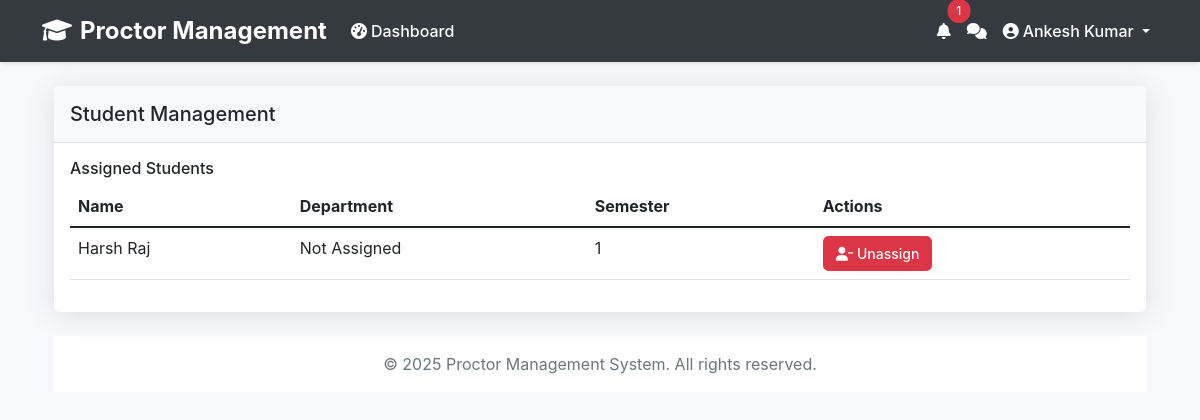
Screenshot of /teacher/students/ (signed in) with the database file from the repository.
### accounts/models.py (models this page shows, shortened)
class User(AbstractUser):
    ROLE_CHOICES = (
        ('student', 'Student'),
        ('teacher', 'Teacher'),
        ('admin', 'Admin'),
    )
    role = models.CharField(max_length=10, choices=ROLE_CHOICES, default='student')
    phone_number = models.CharField(max_length=15, blank=True, null=True)
    address = models.TextField(blank=True, null=True)
    is_email_verified = models.BooleanField(default=False)
    password_reset_token = models.CharField(max_length=32, null=True, blank=True)
    password_reset_expires = models.DateTimeField(null=True, blank=True)

### student/models.py (models this page shows, shortened)
class Student(models.Model):
    user = models.OneToOneField(settings.AUTH_USER_MODEL, on_delete=models.CASCADE)
    roll_number = models.CharField(max_length=20, unique=True)
    department = models.CharField(max_length=100)
    semester = models.IntegerField()
    assigned_proctor = models.ForeignKey('proctor.Proctor', on_delete=models.SET_NULL, null=True, related_name='assigned_students')
    created_at = models.DateTimeField(auto_now_add=True, null=True, blank=True)
    updated_at = models.DateTimeField(auto_now=True)
    date_of_birth = models.DateField(null=True, blank=True)

### teacher/views.py (the view, shortened to what this page needs)
# urls.py: path('students/', views.student_management, name='student_management'),
@login_required
def student_management(request):
    try:
        teacher = request.user.teacher
        proctor = teacher.user.proctor
    except (Teacher.DoesNotExist, Proctor.DoesNotExist):
        return redirect('teacher_dashboard')
    assigned_students = Student.objects.filter(assigned_proctor=proctor)
    all_students = Student.objects.filter(department=teacher.department)
    context = {
        'assigned_students': assigned_students,
        'all_students': all_students,
        'teacher': teacher,
    }
    return render(request, 'teacher/student_management.html', context)

### accounts/context_processors.py (called while the page is built)
def unread_notifications_count(request):
    if request.user.is_authenticated:
        count = Notification.objects.filter(user=request.user, is_read=False).count()
    else:
        count = 0
    return {'unread_notifications_count': count}

### templates/teacher/student_management.html (shortened to what this page needs)
{% extends 'accounts/base.html' %}
{% load static %}
{% block content %}
<div class="container-fluid">
    <div class="row mb-4">
        <div class="col-md-12">
            <div class="card">
                <div class="card-header">
                    <h5 class="card-title mb-0">Student Management</h5>
                </div>
                <div class="card-body">
                    <div class="row">
                        <div >
                            <h6>Assigned Students</h6>
                            <div class="table-responsive">
                                <table class="table">
                                    <thead>
                                        <tr>
                                            <th>Name</th>
                                            <th>Department</th>
                                            <th>Semester</th>
                                            <th>Actions</th>
                                        </tr>
                                    </thead>
                                    <tbody>
                                        {% for student in assigned_students %}
                                        <tr>
                                            <td>{{ student.user.get_full_name|default:student.user.username }}</td>
                                            <td>{{ student.department|default:"Not Assigned" }}</td>
                                            <td>{{ student.semester }}</td>
                                            <td>
                                                <form method="post" class="d-inline">
                                                    <button type="submit" class="btn btn-sm btn-danger">
                                                        <i class="fas fa-user-minus"></i> Unassign
                                                    </button>
                                                </form>
                                            </td>
                                        </tr>
                                        {% empty %}
                                        <tr>
                                            <td colspan="4" class="text-center">No students assigned</td>
                                        </tr>
                                        {% endfor %}
                                    </tbody>
                                </table>
                            </div>
                        </div>
            </div>
        </div>
    </div>
</div>
{% endblock %}

### accounts/templates/accounts/base.html (shortened to what this page needs)
<!DOCTYPE html>
<html lang="en">
<head>
    <link href="https://cdn.jsdelivr.net/npm/bootstrap@5.1.3/dist/css/bootstrap.min.css" rel="stylesheet">
    <link href="https://cdnjs.cloudflare.com/ajax/libs/font-awesome/6.0.0/css/all.min.css" rel="stylesheet">
</head>
<body>
    <nav class="navbar navbar-expand-lg navbar-dark">
        <div class="container">
            <a class="navbar-brand" href="{% url 'home' %}">
                <i class="fas fa-graduation-cap me-2"></i>Proctor Management
            </a>
            <div class="collapse navbar-collapse" id="navbarNav">
                <ul class="navbar-nav me-auto">
                    {% if user.is_authenticated %}
                        <li class="nav-item">
                            <a class="nav-link" href="{% url 'dashboard' %}">
                                <i class="fas fa-tachometer-alt me-1"></i>Dashboard
                            </a>
                        </li>
                    {% endif %}
                </ul>
                <ul class="navbar-nav">
                    {% if user.is_authenticated %}
                        <li class="nav-item">
                            <a class="nav-link position-relative" href="{% url 'notifications' %}">
                                <i class="fas fa-bell"></i>
                                {% if unread_notifications_count > 0 %}
                                    <span class="position-absolute top-0 start-100 translate-middle badge rounded-pill bg-danger">
                                        {{ unread_notifications_count }}
                                    </span>
                                {% endif %}
                            </a>
                        </li>
                        <li class="nav-item">
                            <a class="nav-link position-relative" href="{% if user.teacher %}{% url 'teacher_chat' %}{% elif user.student %}{% url 'student_chat' %}{% endif %}">
                                <i class="fas fa-comments"></i>
                            </a>
                        </li>
                        <li class="nav-item dropdown">
                            <a class="nav-link dropdown-toggle" href="#" id="navbarDropdown" role="button" data-bs-toggle="dropdown">
                                <i class="fas fa-user-circle me-1"></i>{{ user.get_full_name }}
                            </a>
                        </li>
                    {% endif %}
                </ul>
            </div>
        </div>
    </nav>
    <div class="container py-4">
        {% block content %}
        {% endblock %}
    </div>
    <footer class="footer mt-auto py-3 bg-white">
        <div class="container text-center">
            <span class="text-muted">© 2025 Proctor Management System. All rights reserved.</span>
        </div>
    </footer>
</body>
</html>

### accounts/templates/accounts/base.html (style rules this page uses)
:root { --primary-color: #4e73df; --secondary-color: #858796; --success-color: #1cc88a; --info-color: #36b9cc; --warning-color: #f6c23e; --danger-color: #e74a3b; }
body { font-family: 'Nunito', -apple-system, BlinkMacSystemFont, "Segoe UI", Roboto, "Helvetica Neue", Arial, sans-serif; background-color: #f8f9fc; }
.navbar { background-color: #343a40; box-shadow: 0 2px 4px rgba(0,0,0,.1); }
.navbar-brand { font-weight: 700; font-size: 1.5rem; color: white !important; }
.nav-link { font-weight: 500; padding: 0.5rem 1rem; transition: all 0.3s ease; color: white !important; }
.card { border: none; border-radius: 0.35rem; box-shadow: 0 0.15rem 1.75rem 0 rgba(58, 59, 69, 0.15); }
.card-header { background-color: #f8f9fc; border-bottom: 1px solid #e3e6f0; padding: 1rem; }
.btn { border-radius: 0.35rem; padding: 0.375rem 0.75rem; font-weight: 500; transition: all 0.3s ease; }
.badge { padding: 0.5em 0.75em; font-weight: 500; }

### rows the page displays
User: get_full_name "Ankesh Kumar"
Student: user.get_full_name "Harsh Raj", department "Not Assigned", semester "1"

### other values shown
{{ unread_notifications_count }} "1"
